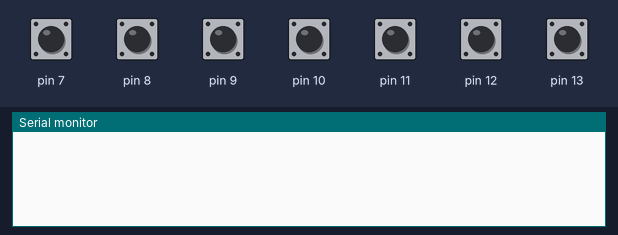
Bench run of a sketch on a simulated Arduino Uno, built with avr-gcc and run on an emulated ATmega328P. Parts: the last lines printed to the serial monitor. The inputs (shaded band) are chosen by the test bench; at power-on: pin 7–13 HIGH.

Above: at 0.9 s.
1.0 s: pin 7 pulled LOW for 0.15 s
At 2.3 s:
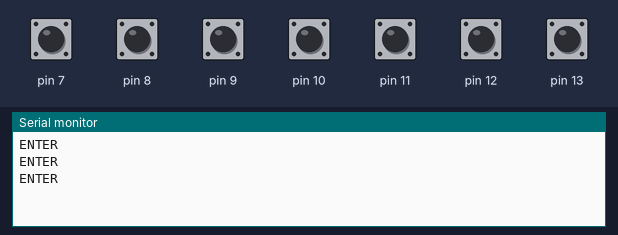
2.6 s: pin 8 pulled LOW for 0.15 s
At 3.8 s:
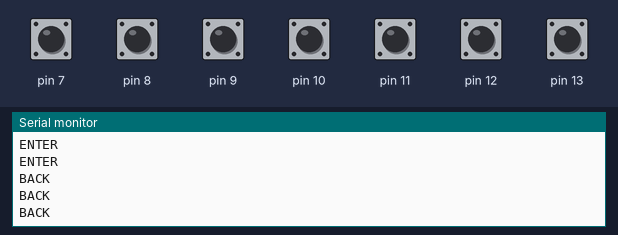
4.2 s: pin 9 pulled LOW for 0.15 s
At 5.5 s:
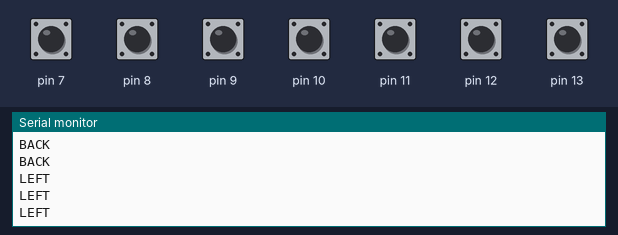
5.8 s: pin 10 pulled LOW for 0.15 s
At 7.1 s:
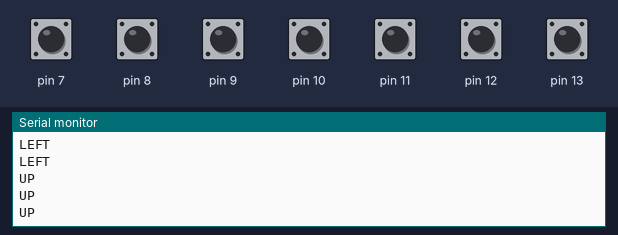
7.4 s: pin 11 pulled LOW for 0.15 s
At 8.7 s:
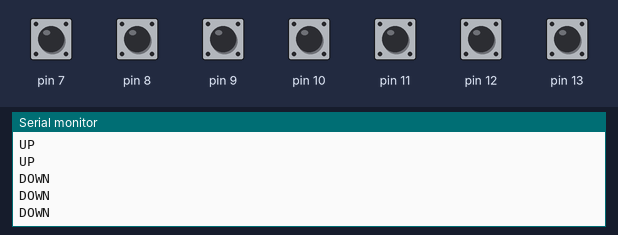
9.0 s: pin 12 pulled LOW for 0.15 s
At 10.1 s:
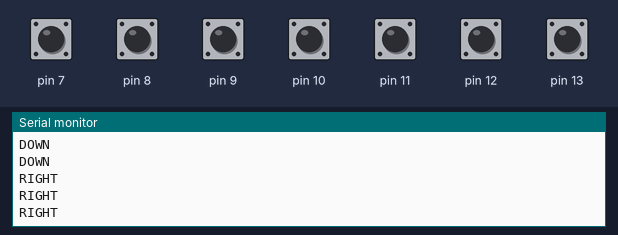

The sketch:

ButtonS7.ino
```cpp
#include <Wire.h>
#include <SPI.h>

#include <Gadgeteering.h>

#include <Mainboards/FEZMedusaMini.h>
#include <Modules/ButtonS7.h>

using namespace gadgeteering;
using namespace gadgeteering::mainboards;
using namespace gadgeteering::modules;

void loop()
{

}

void setup()
{
	Serial.begin(9600);

	fez_medusa_mini board;
	button_s7 b(1);

	while (true)
	{
		if (b.is_pressed(button_s7::buttons::BACK)) Serial.print("BACK"); Serial.println("");
		if (b.is_pressed(button_s7::buttons::LEFT)) Serial.print("LEFT"); Serial.println("");
		if (b.is_pressed(button_s7::buttons::RIGHT)) Serial.print("RIGHT"); Serial.println("");
		if (b.is_pressed(button_s7::buttons::ENTER)) Serial.print("ENTER"); Serial.println("");
		if (b.is_pressed(button_s7::buttons::DOWN)) Serial.print("DOWN"); Serial.println("");
		if (b.is_pressed(button_s7::buttons::UP)) Serial.print("UP"); Serial.println("");
		if (b.is_pressed(button_s7::buttons::FORWARD)) Serial.print("FORWARD"); Serial.println("");

		system::sleep(50);
	}

	return;
}
```

Measured:
- after the input at 1.0 s, the serial monitor: prints a new line at once (image 1)
- after the input at 2.6 s, the serial monitor: prints a new line at once (image 2)
- after the input at 4.2 s, the serial monitor: prints a new line at once (image 3)
- after the input at 5.8 s, the serial monitor: prints a new line at once (image 4)
- after the input at 7.4 s, the serial monitor: prints a new line after 0.05 s (image 5)
- after the input at 9.0 s, the serial monitor: prints a new line after 0.05 s (image 6)
